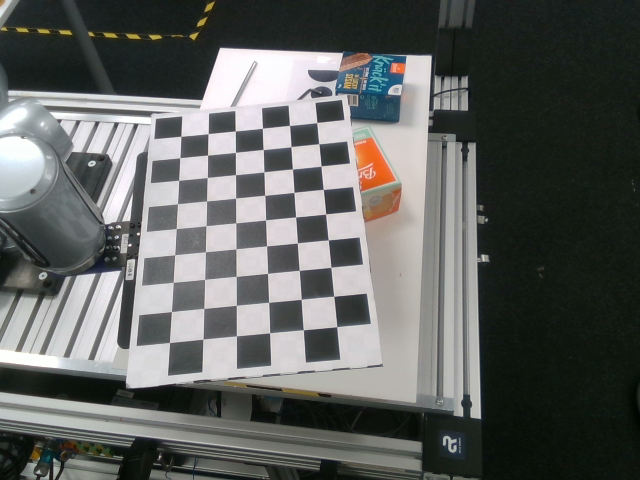
#> input picture eye2hand_cam1/img_2/img1.png, 640 x 480 px
$ python main.py
#> lines starting #> are read from the running program, lines starting #| are printed output that depends on the picture; after the words box and inside, x2 and y2 are one past the last pixel; in counts of white or black regions, pixels touching at a corner belong together; long printed decimals are rounded
### camera_calibration.py
import numpy as np
import cv2 as cv
import glob
import os

class IntrinsicCalibration:
    def __init__(self, save_dir, img_dir, chessboardSize=(9,6), frameSize=(480,640), size_of_chessboard_squares_m=0.04):
        self.save_dir = save_dir
        # images
        self.img_dir = img_dir
        self.images = sorted(glob.glob(self.img_dir+'/*.png'), key=os.path.getmtime) # sort by time

        # chessboardSize and camera parameters
        self.chessboardSize = chessboardSize
        self.frameSize = frameSize
        self.size_of_chessboard_squares_m = size_of_chessboard_squares_m

        # intrinsic parameters
        self.cameraMatrix = None
        self.dist = None

        # termination criteria
        self.criteria = (cv.TERM_CRITERIA_EPS + cv.TERM_CRITERIA_MAX_ITER, 30, 0.001)

    def calibrate(self):
        # prepare object points, like (0,0,0), (1,0,0), (2,0,0) ....,(6,5,0)
        objp = np.zeros((self.chessboardSize[0] * self.chessboardSize[1], 3), np.float32)
        objp[:,:2] = np.mgrid[0:self.chessboardSize[0],0:self.chessboardSize[1]].T.reshape(-1,2)
        objp = objp * self.size_of_chessboard_squares_m

        # Arrays to store object points and image points from all the images.
        objpoints = [] # 3d point in real world space
        imgpoints = [] # 2d points in image plane.

        # calculate corners
        for image in self.images:
            img = cv.imread(image)
#> img is the input picture: shape (480, 640, 3); mean B, G, R 95.1, 97.5, 95.1
            gray = cv.cvtColor(img, cv.COLOR_BGR2GRAY)
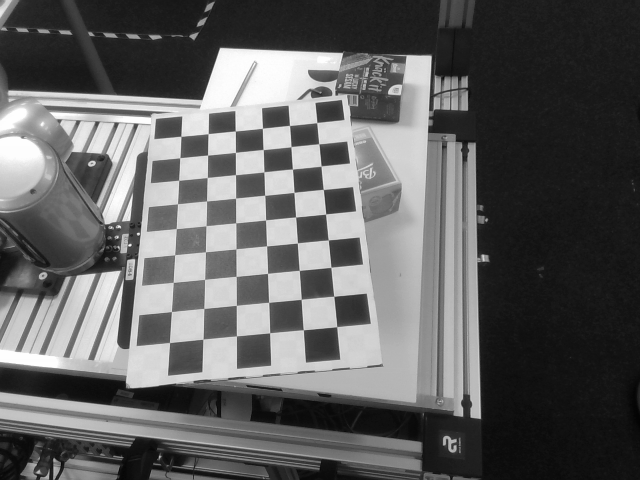
#> gray: shape (480, 640); min 3, max 255, mean 96.4
            # Find the chess board corners
            ret, corners = cv.findChessboardCorners(gray, self.chessboardSize, None)
#> ret = True; corners = 54 rows, first 8: [316.8, 122.5], [318.8, 143.7], [321.1, 166], [323.3, 189.4], [325.7, 213.9], [328.3, 240.1], [330.9, 267.3], [334, 296.4]
            # If found, add object points, image points (after refining them)
            if ret == True:
                objpoints.append(objp)
                corners2 = cv.cornerSubPix(gray, corners, (11,11), (-1,-1), self.criteria)
#> corners2 = 54 rows, first 8: [316.8, 122.5], [318.8, 143.8], [321.1, 166], [323.3, 189.4], [325.6, 214], [328.3, 239.9], [330.9, 267.3], [333.7, 296.2]
                imgpoints.append(corners)
                # Draw and display the corners
                cv.drawChessboardCorners(img, self.chessboardSize, corners2, ret)
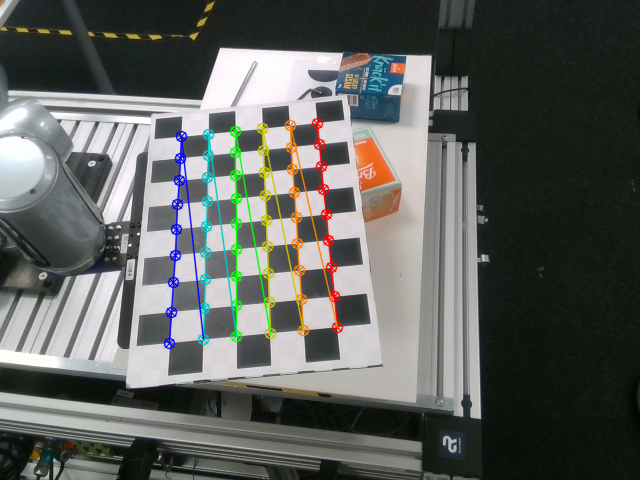
#> img: shape (480, 640, 3); 3.54% of pixels changed, all inside (x1, y1, x2, y2) = (163, 117, 344, 350)
                cv.imshow('img', img)
                cv.waitKey(1)

                # uncomment to check the chessboard corners by pressing 's'
                # k = cv.waitKey(0) & 0xFF
                # if k == ord('s'):
                #     continue
            else:
                print('no chessboard corners found:'+image)
                continue
        cv.destroyAllWindows()

        # calibration
        ret, self.cameraMatrix, self.dist, rvecs, tvecs = cv.calibrateCamera(objpoints, imgpoints, gray.shape[::-1], None, None)
#> ret = 0.0845; self.cameraMatrix = [[543.3, 0, 319.2], [0, 523.7, 234.9], [0, 0, 1]]; self.dist = [[-0.118, 1.93, 0.00111, 0.000493, -6.39]]; rvecs = ([-0.332, 0.41, 1.45],); tvecs = ([-0.00355, -0.17, 0.79],)

        print('-----intrinsic Matrix----')
        print(self.cameraMatrix)
#| [[543.260   0.         319.178]
#|  [  0.         523.684 234.857]
#|  [  0.           0.           1.        ]]

        # Save the camera calibration result for later use
        # np.save("camera_1/rvecs.npy", np.array(rvecs))
        # np.save("camera_1/tvecs.npy", np.array(tvecs))
        np.save(self.save_dir+"/camera_intrinsic/cameraMatrix.npy", np.array(self.cameraMatrix))
        np.save(self.save_dir+"/camera_intrinsic/dist.npy", np.array(self.dist))

        print('-----intrinsic Matrix saved----')

    # [35 lines left out: functions draw_axis, draw_pose, not called in this run]

### handeye_calibration.py
import numpy as np
import cv2 as cv
import glob
import os

class HandEyeCalibration:
    def __init__(self, save_dir, img_dir, posefile, eye_to_hand=True, chessboardSize=(9,6), frameSize=(480,640), size_of_chessboard_squares_m=0.04):
        self.save_dir = save_dir
        # images
        self.img_dir = img_dir
        # images must be sorted to align with pose order
        self.images = sorted(glob.glob(self.img_dir+'/*.png'), key=lambda x: int(os.path.split(x)[-1].split('.')[0][3:]))
        # print(os.path.split(glob.glob(self.img_dir+'/*.png')[0])[-1].split('.')[0][3:])

        # chessboardSize and camera parameters
        self.chessboardSize = chessboardSize
        self.frameSize = frameSize
        self.size_of_chessboard_squares_m = size_of_chessboard_squares_m

        # intrinsic parameters and robot poses
#> (the run stopped early here; a loop or call above may not have finished)
